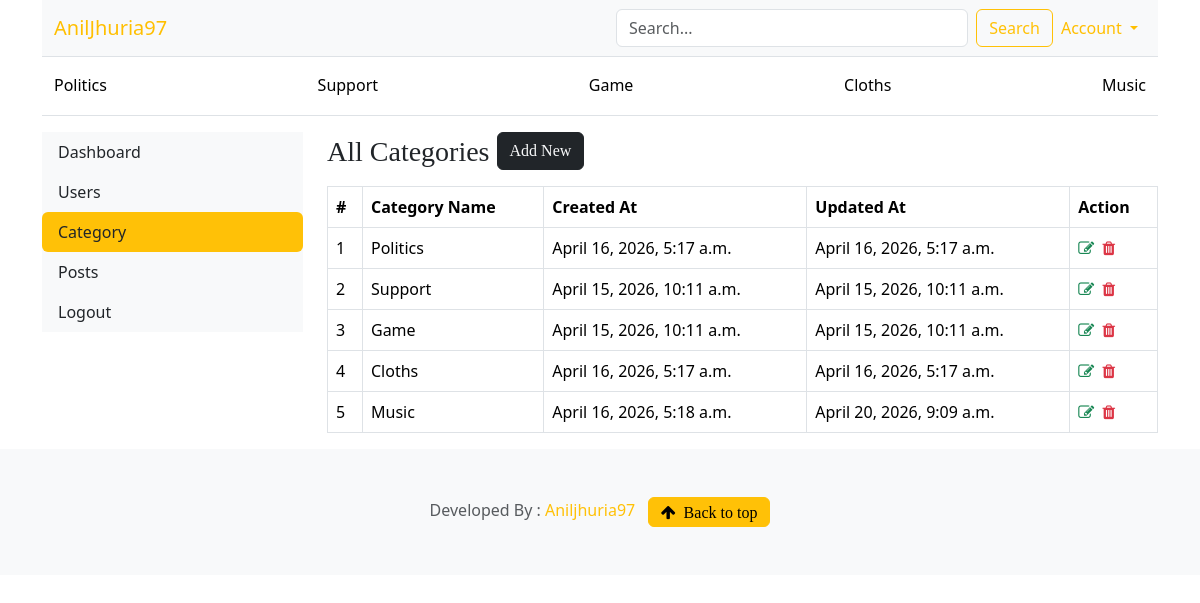
The app's page /dashboard/categories (signed in), older data.
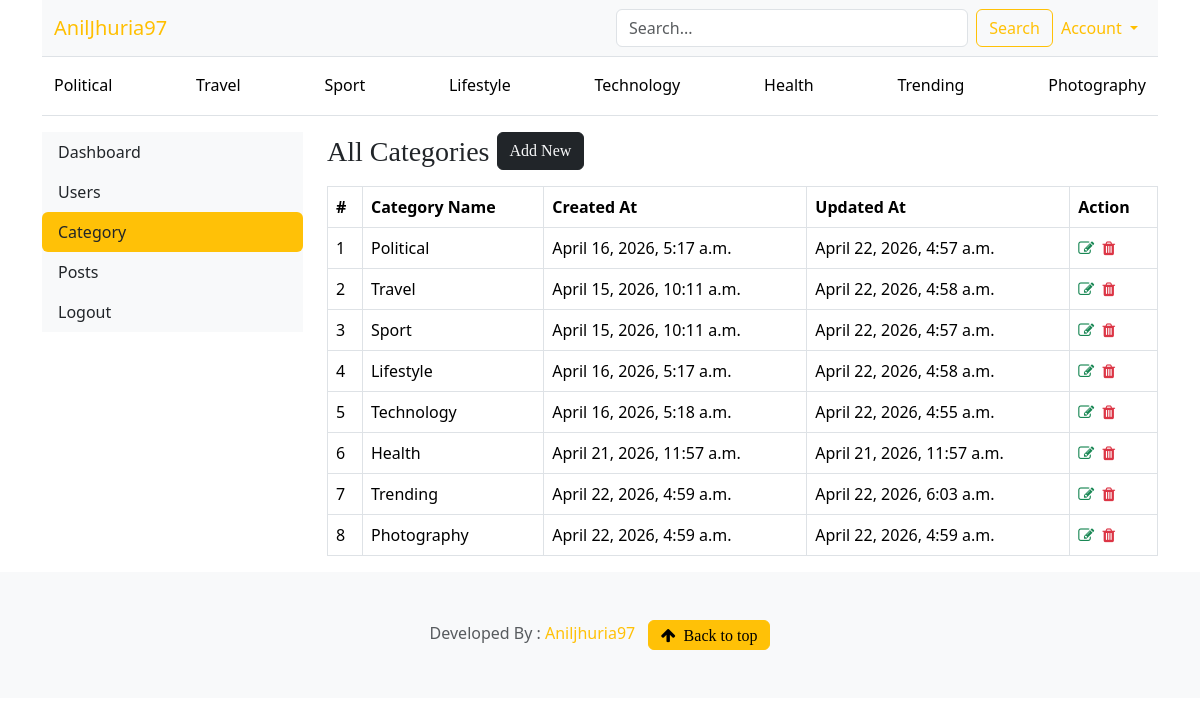
The same page, newer data.
### blogs/models.py (models this page shows)
class Category(models.Model):
    category_name=models.CharField(max_length=50,unique=True)
    created_at=models.DateTimeField(auto_now_add=True)
    updated_at=models.DateTimeField(auto_now=True)
    class Meta:
        verbose_name_plural='Categories'
    def __str__(self):
        return self.category_name

### dashboards/views.py (the view)
# urls.py: path('categories',views.categories,name="categories"),
@login_required(login_url='login')
@permission_required('blogs.view_category', raise_exception=True)
def categories(request):
    return render(request,'dashboard/categories.html')

### blogs/context_processors.py (called while the page is built)
def get_categories(request):
    categories = Category.objects.annotate(
            post_count=Count('blog')   # related_name ya default blog_set
        ).order_by('-post_count')[:8]
    return dict(categories=categories)

def get_blog_month(request):
    months = Blog.objects.dates('created_at', 'month', order='DESC')
    return dict(blog_month=months)

### templates/dashboard/categories.html
{% extends 'base.html' %}
{% block content %}
{% include 'dashboard/sidebar.html' %}
    <div class="col-md-9">
        <div class="table-responsive">
            <h3>All Categories
            <a href="{% url 'add_category' %}" class="btn btn-dark text-light float-right mb-2">Add New</a>
            </h3>
            <table class="table table-hover table-bordered">
                <thead>
                    <tr>
                        <th>#</th>
                        <th>Category Name</th>
                        <th>Created At</th>
                        <th>Updated At</th>
                        <th>Action</th>
                    </tr>
                </thead>
                <tbody>
                    {% for cat in categories %}
                    <tr>
                        <td>{{ forloop.counter }}</td>
                        <td>{{ cat }}</td>
                        <td>{{ cat.created_at }}</td>
                        <td>{{ cat.updated_at }}</td>
                        <td>
                            <a href="{% url 'edit_category' cat.id %}"><i class="fa fa-edit text-success"></i></a>&nbsp;
                            <a href="{% url 'delete_category' cat.id %}"><i class="fa fa-trash text-danger"></i></a>
                        </td>
                    </tr>
                    {% endfor %}
                </tbody>
            </table>
        </div>
    </div>
</div>
{% endblock  %}

### templates/base.html (shortened to what this page needs)
{% load static %}
<!doctype html>
<html lang="en" data-bs-theme="auto">
<head>
    <link href="{% static 'css/bootstrap.min.css' %} " rel="stylesheet" />
    <link href="{% static 'css/blog.css' %} " rel="stylesheet" />
    <link href="{% static 'css/custom.css' %}" rel="stylesheet" />
    <link rel="stylesheet" href="https://cdnjs.cloudflare.com/ajax/libs/font-awesome/4.7.0/css/font-awesome.min.css">
    <link rel="stylesheet" href="https://cdn.jsdelivr.net/npm/swiper/swiper-bundle.min.css"/>
</head>
<body>
    <div class="container">
        <nav class="navbar navbar-expand-lg navbar-light bg-light border-bottom">
            <div class="container-fluid">
                <a class="navbar-brand col-lg-6" href="/">AnilJhuria97</a>
                <div class="collapse navbar-collapse" id="navbarContent">
                <form class="d-flex my-2 my-lg-0 w-100" action="{% url 'search' %}" method="get">
                    <input class="form-control me-2" type="text" name="keyword" placeholder="Search...">
                    <button class="btn btn-outline-warning" type="submit">Search</button>
                </form>
                <ul class="navbar-nav ms-auto mt-2 mt-lg-0">
                    <li class="nav-item dropdown">
                    <a class="nav-link dropdown-toggle btn btn-outline-warning"
                        href="#" data-bs-toggle="dropdown">
                        Account
                    </a>
                    </li>
                </ul>
                </div>
            </div>
            </nav>
            <div class="border-bottom d-none d-lg-block">
                <div class="container-fluid">
                    <nav class="nav nav-underline py-2 justify-content-between">
                    {% for cat in categories %}
                        <a class="nav-link link-body-emphasis"
                        href="{% url 'posts_by_category' cat.id %}">
                        {{ cat }}
                        </a>
                    {% endfor %}
                    </nav>
                </div>
            </div>
        <div class="mt-3">
            {% block content %}
            {% endblock %}
        </div>
    </div>
  <footer class="py-5 text-center text-body-secondary bg-body-tertiary">
        <p class="mb-0">Developed By :
            <a class="text-warning font-weight-bold" href="https://mail.google.com/mail/?view=cm&fs=1&to=aniljhuria97@gmail.com" target="_blank">
                Aniljhuria97
            </a> &nbsp;
            <a href="#"><i class="fa fa-arrow-up btn btn-warning">&nbsp; Back to top</i> </a></p>
    </footer>
</body>
</html>

Row changes from the older to the newer data that the page shows:
changed Category: category_name "Politics" → "Political"; updated_at "April 16, 2026, 5:17 a.m." → "April 22, 2026, 4:57 a.m."
changed Category: category_name "Support" → "Travel"; updated_at "April 15, 2026, 10:11 a.m." → "April 22, 2026, 4:58 a.m."
changed Category: category_name "Game" → "Sport"; updated_at "April 15, 2026, 10:11 a.m." → "April 22, 2026, 4:57 a.m."
changed Category: category_name "Cloths" → "Lifestyle"; updated_at "April 16, 2026, 5:17 a.m." → "April 22, 2026, 4:58 a.m."
changed Category: category_name "Music" → "Technology"; updated_at "April 20, 2026, 9:09 a.m." → "April 22, 2026, 4:55 a.m."
added Category: category_name "Health", created_at "April 21, 2026, 11:57 a.m.", updated_at "April 21, 2026, 11:57 a.m."
added Category: category_name "Trending", created_at "April 22, 2026, 4:59 a.m.", updated_at "April 22, 2026, 6:03 a.m."
added Category: category_name "Photography", created_at "April 22, 2026, 4:59 a.m.", updated_at "April 22, 2026, 4:59 a.m."
